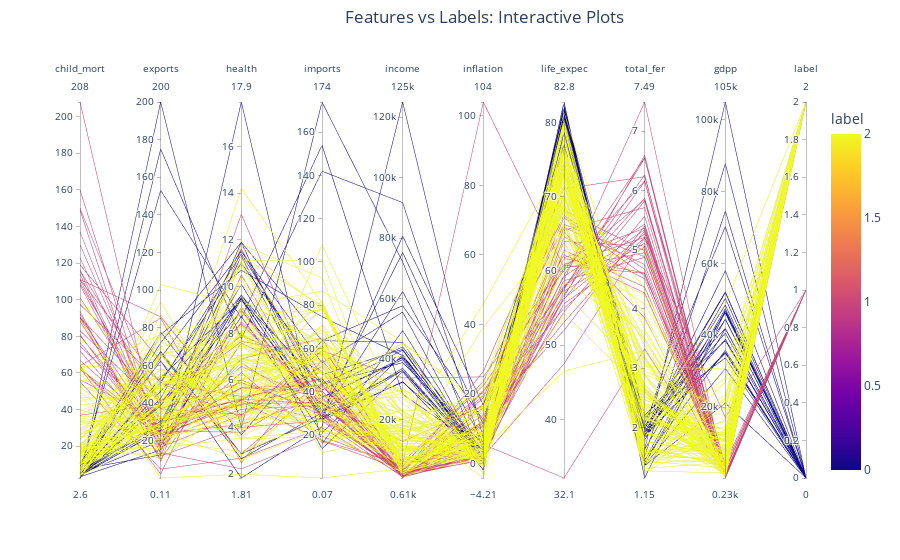

Source (notebook cell):
### Markdown cell above
## <font color='blue'> Birch labels plots  </font>

### Code cell
import plotly.express as px
#df = px.data.tips()
#df_labeled.loc[:,"label"] = df_labeled.loc[:,"label"].astype(str)
fig = px.parallel_coordinates(df_labeled.iloc[:,1:],title='Features vs Labels: Interactive Plots',color='label')#,
                              #color_continuous_scale=px.colors.sequential.RdBu_r)
#color_discrete_sequence=["red", "blue", "black", "green"])# 
#fig.write_html("features_and_labels_plot_interactive.html")
fig.update_geos(fitbounds="locations", visible=True)
fig.update_layout(coloraxis_colorbar=dict(title=df_labeled['label'].name),legend_title_text='Label', 
                 title_pad_l=300,title_y=0.98)        
#fig.write_html("features_and_labels_plot_interactive_birch.html")
#fig.write_image("features_and_labels_plot_interactive_birch.png",scale=3)
fig.show()

### Figure 1 — Plotly figure (JSON) as saved in the notebook; plotly's stock layout.template omitted (floating-point values rounded to 4 significant figures; data arrays with more than 128 entries replaced by an {"elided": "..."} marker saying what was removed)
{"data": [{"dimensions": [{"label": "child_mort", "values": {"elided": "167 float values"}}, {"label": "exports", "values": {"elided": "167 float values"}}, {"label": "health", "values": {"elided": "167 float values"}}, {"label": "imports", "values": {"elided": "167 float values"}}, {"label": "income", "values": {"elided": "167 int values"}}, {"label": "inflation", "values": {"elided": "167 float values"}}, {"label": "life_expec", "values": {"elided": "167 float values"}}, {"label": "total_fer", "values": {"elided": "167 float values"}}, {"label": "gdpp", "values": {"elided": "167 int values"}}, {"label": "label", "values": {"elided": "167 int values"}}], "domain": {"x": [0, 1], "y": [0, 1]}, "line": {"color": {"elided": "167 int values"}, "coloraxis": "coloraxis"}, "name": "", "type": "parcoords"}], "layout": {"coloraxis": {"colorbar": {"title": {"text": "label"}}, "colorscale": [[0, "#0d0887"], [0.1111, "#46039f"], [0.2222, "#7201a8"], [0.3333, "#9c179e"], [0.4444, "#bd3786"], [0.5556, "#d8576b"], [0.6667, "#ed7953"], [0.7778, "#fb9f3a"], [0.8889, "#fdca26"], [1, "#f0f921"]]}, "geo": {"fitbounds": "locations", "visible": true}, "legend": {"title": {"text": "Label"}, "tracegroupgap": 0}, "title": {"pad": {"l": 300}, "text": "Features vs Labels: Interactive Plots", "y": 0.98}}}
